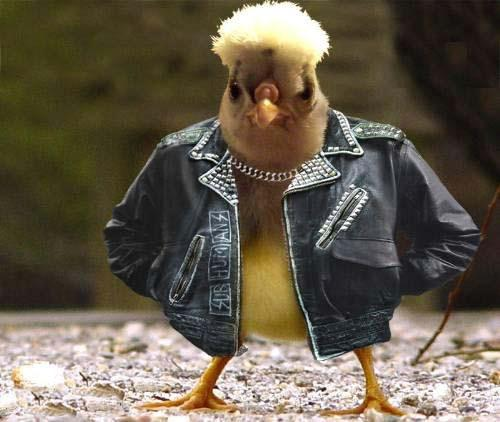
%> input picture KomputerowePO/Mateusz.Sulek/kurak.jpg, 500 x 422 px
$ octave zad3.m   (GNU Octave 9; MATLAB toolbox functions it lacks are replaced by stand-ins)
%> lines starting %> are read from the running program, lines starting %| are printed output that depends on the picture
% ZADANIE3
L = imread('kurak.jpg');
%> L is the input picture: size 422x500x3 uint8; mean R, G, B 101.4, 92, 76.4
figure;
[y, x] = size(L);
%> y = 422; x = 1500

% SZAROSC
L = rgb2gray(L);
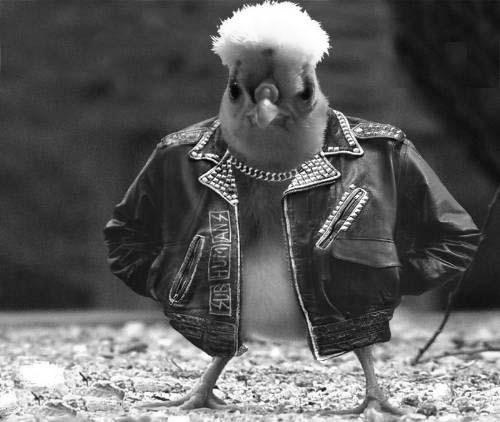
%> L: size 422x500 uint8; min 0, max 255, mean 93

% WYROWNANIE
L1 = imadjust(L,[0 1],[0 150/255]); %NIE DZIAŁA MI NA LINUXIE I NIE WIEM CZY DOBRZE, ALE CHYBA TAK
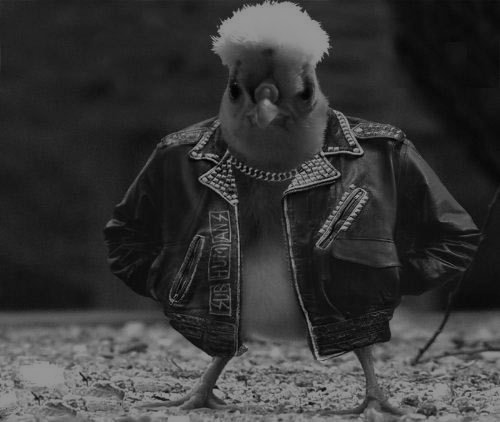
%> L1: size 422x500 uint8; min 0, max 150, mean 54.7
[y,x] = imhist(L);
%> y = 256 values, max 4506 at index 58, min 1 at index 1, mean 824.2; x = 256 values from 0 to 255
imhist(L1);
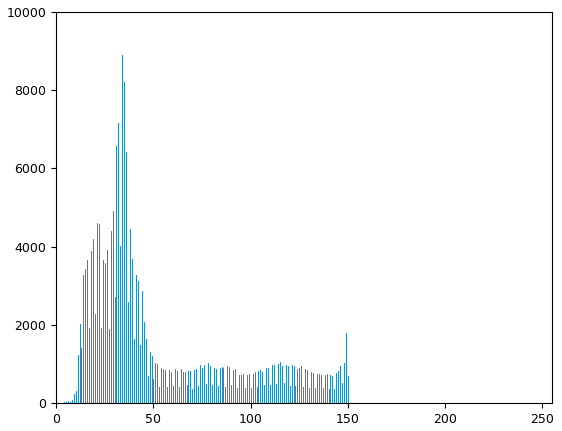
%> figure redrawn from the program's plot data; highest point at x = 34, y = 8897


y = (1:128)'/128;
z = (1:64)'/64;
x1 = ones(64,1);

r = [x1*0.7; 0.7*x1; y];
g = [z; 1-z; x1; 1-z];
b = [1-z; z; x1*0.3; x1*0.3];

mapa = [r g b];

% MAPA KOLOROW
figure;
rgbplot(mapa);


% KURAK W MAPIE KOLOROW
figure;
imshow(L,'Colormap',mapa);
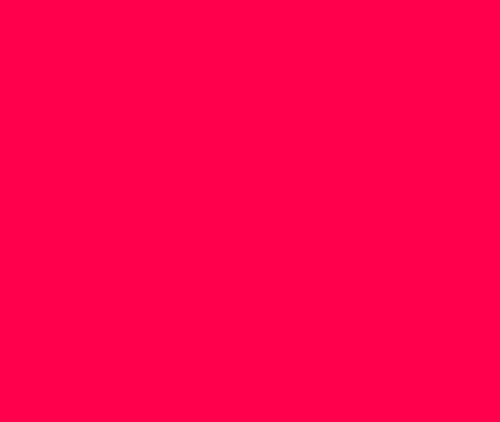
%> displayed picture: size 422x500x3, on the screen's scale of 0 to 255; mean R, G, B 255, 0, 77

$ run again, with KomputerowePO/Mateusz.Sulek/portret.jpg copied over KomputerowePO/Mateusz.Sulek/kurak.jpg
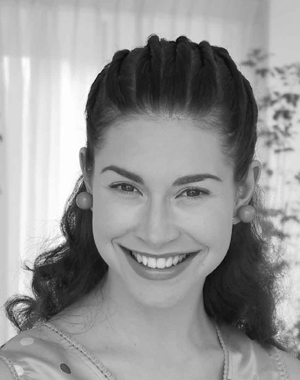
%> input picture KomputerowePO/Mateusz.Sulek/portret.jpg, 300 x 380 px
%> L is the input picture: size 380x300 uint8; min 5, max 255, mean 149.8
%> `L1 = imadjust(L,[0 1],[0 150/255]);`:
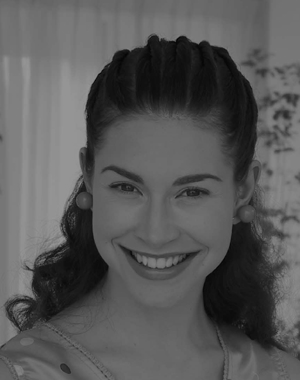
%> L1: size 380x300 uint8; min 3, max 150, mean 88.1
%> `[y,x] = imhist(L);`: y = 256 values, max 1494 at index 176, min 0 at index 1, mean 445.3; x = 256 values from 0 to 255
%> `imhist(L1);`:
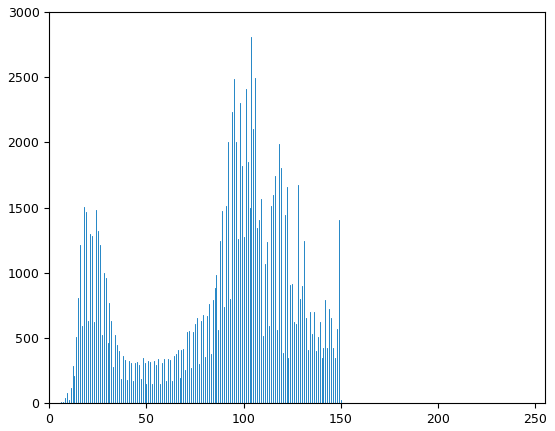
%> figure redrawn from the program's plot data; highest point at x = 104, y = 2805
